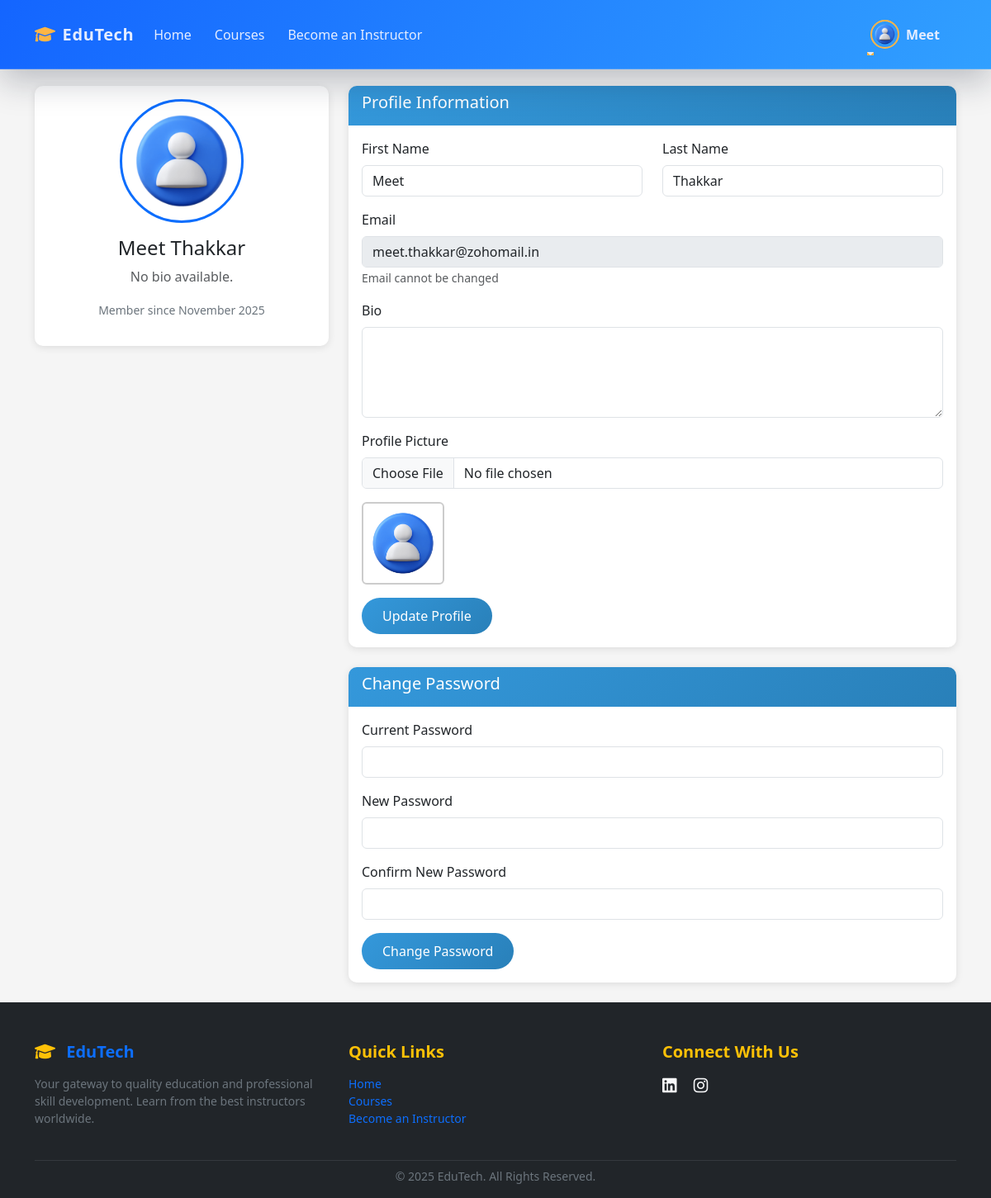
The page /profile.php (signed in) on the database its author committed.
### tables this page shows
CREATE TABLE `users` (
  `id` int(11) NOT NULL,
  `email` varchar(100) NOT NULL,
  `password` varchar(255) NOT NULL,
  `first_name` varchar(50) NOT NULL,
  `last_name` varchar(50) NOT NULL,
  `profile_picture` varchar(255) DEFAULT NULL,
  `bio` text DEFAULT NULL,
  `created_at` timestamp NOT NULL DEFAULT current_timestamp(),
  `updated_at` timestamp NOT NULL DEFAULT current_timestamp() ON UPDATE current_timestamp()
);

### includes/auth.php (called while the page is built, shortened)
<?php
function isLoggedIn() {
    return isset($_SESSION['user_id']) && !empty($_SESSION['user_id']);
}
?>

### profile.php (the view, shortened to what this page needs)
<?php
$pageTitle = "Profile";
require_once 'includes/auth.php';
include 'includes/header.php';
global $pdo;
$userId = $_SESSION['user_id'];
$userStmt = $pdo->prepare("SELECT * FROM users WHERE id = ?");
$userStmt->execute([$userId]);
$user = $userStmt->fetch(PDO::FETCH_ASSOC);
?>
<div class="container mt-4">
    <div class="row">
        <div class="col-md-4">
            <div class="card text-center">
                <div class="card-body">
                    <?php
                    $profilePath = (!empty($user['profile_picture']) && file_exists($user['profile_picture']))
                        ? htmlspecialchars($user['profile_picture'])
                        : "uploads/profile_pictures/default.png";
                    ?>
                    <img src="<?php echo $profilePath; ?>" class="rounded-circle mb-3" width="150" height="150"
                        style="object-fit: cover; border: 3px solid #0d6efd;">
                    <h4><?php echo htmlspecialchars($user['first_name'] . ' ' . $user['last_name']); ?></h4>
                    <p class="mt-2 text-muted"><?php echo htmlspecialchars($user['bio'] ?: 'No bio available.'); ?></p>
                    <p class="text-secondary"><small>Member since
                            <?php echo date('F Y', strtotime($user['created_at'])); ?></small></p>
                </div>
            </div>
        </div>
        <div class="col-md-8">
            <div class="card mb-4">
                <div class="card-header">
                    <h5>Profile Information</h5>
                </div>
                <div class="card-body">
                    <form method="POST" enctype="multipart/form-data">
                        <div class="row">
                            <div class="col-md-6 mb-3">
                                <label class="form-label">First Name</label>
                                <input type="text" name="first_name" class="form-control"
                                    value="<?php echo htmlspecialchars($user['first_name']); ?>" required>
                            </div>
                            <div class="col-md-6 mb-3">
                                <label class="form-label">Last Name</label>
                                <input type="text" name="last_name" class="form-control"
                                    value="<?php echo htmlspecialchars($user['last_name']); ?>" required>
                            </div>
                        </div>
                        <div class="mb-3">
                            <label class="form-label">Email</label>
                            <input type="email" class="form-control"
                                value="<?php echo htmlspecialchars($user['email']); ?>" disabled>
                            <small class="text-muted">Email cannot be changed</small>
                        </div>
                        <div class="mb-3">
                            <label class="form-label">Bio</label>
                            <textarea name="bio" class="form-control"
                                rows="4"><?php echo htmlspecialchars($user['bio']); ?></textarea>
                        </div>
                        <div class="mb-3">
                            <label class="form-label">Profile Picture</label>
                            <input type="file" name="profile_picture" class="form-control" accept="image/*">
                            <div class="mt-3">
                                <img src="<?php echo $profilePath; ?>" alt="Current Picture" class="rounded" width="100"
                                    height="100" style="object-fit: cover; border: 2px solid #ccc;">
                            </div>
                        </div>
                        <button type="submit" name="update_profile" class="btn btn-primary">Update Profile</button>
                    </form>
                </div>
            </div>
            <div class="card mb-4">
                <div class="card-header">
                    <h5>Change Password</h5>
                </div>
                <div class="card-body">
                    <form method="POST">
                        <div class="mb-3">
                            <label class="form-label">Current Password</label>
                            <input type="password" name="current_password" class="form-control" required>
                        </div>
                        <div class="mb-3">
                            <label class="form-label">New Password</label>
                            <input type="password" name="new_password" class="form-control" required>
                        </div>
                        <div class="mb-3">
                            <label class="form-label">Confirm New Password</label>
                            <input type="password" name="confirm_password" class="form-control" required>
                        </div>
                        <button type="submit" name="change_password" class="btn btn-primary">Change Password</button>
                    </form>
                </div>
            </div>
        </div>
    </div>
</div>
<?php include 'includes/footer.php'; ?>

### includes/header.php (shortened to what this page needs)
<?php
require_once 'config.php';
?>
<!DOCTYPE html>
<html lang="en">
<head>
    <link href="https://cdn.jsdelivr.net/npm/bootstrap@5.3.0/dist/css/bootstrap.min.css" rel="stylesheet">
    <link href="https://cdnjs.cloudflare.com/ajax/libs/font-awesome/6.0.0/css/all.min.css" rel="stylesheet">
    <link href="assets/css/style.css" rel="stylesheet">
</head>
<body>
    <nav class="navbar navbar-expand-lg navbar-edutech fixed-top py-3">
        <div class="container">
            <a class="navbar-brand fw-bold d-flex align-items-center" href="index.php">
                <i class="fas fa-graduation-cap me-2"></i> EduTech
            </a>
            <div class="collapse navbar-collapse" id="navbarNav">
                <ul class="navbar-nav me-auto align-items-md-center">
                    <li class="nav-item">
                        <a class="nav-link <?php echo ($pageTitle ?? '') === 'Home' ? 'active' : ''; ?>"
                            href="index.php">Home</a>
                    </li>
                    <li class="nav-item">
                        <a class="nav-link <?php echo ($pageTitle ?? '') === 'Courses' ? 'active' : ''; ?>"
                            href="courses.php">Courses</a>
                    </li>
                    <li class="nav-item">
                        <a class="nav-link <?php echo ($pageTitle ?? '') === 'Become Instructor' ? 'active' : ''; ?>"
                            href="request_instructor.php">Become an Instructor</a>
                    </li>
                </ul>
                <ul class="navbar-nav align-items-center gap-2">
                    <?php if (isLoggedIn()): ?>
                        <?php
                        $userId = $_SESSION['user_id'];
                        $stmt = $pdo->prepare("SELECT profile_picture, first_name FROM users WHERE id = ?");
                        $stmt->execute([$userId]);
                        $userData = $stmt->fetch(PDO::FETCH_ASSOC);
                        $profilePic = $userData['profile_picture'] ?? null;
                        $firstName = $userData['first_name'] ?? 'User';
                        $defaultPic = "uploads/profile_pictures/default.png";
                        $profilePath = (!empty($profilePic) && file_exists($profilePic))
                            ? htmlspecialchars($profilePic)
                            : $defaultPic;
                        ?>
                        <li class="nav-item dropdown d-flex align-items-center">
                            <a class="nav-link dropdown-toggle fw-semibold d-flex align-items-center" href="#"
                                id="navbarDropdown" role="button" data-bs-toggle="dropdown">
                                <img src="<?php echo $profilePath; ?>" alt="Profile Picture" class="rounded-circle me-2"
                                    style="width: 35px; height: 35px; object-fit: cover; border: 2px solid #ffb545;">
                                <?php echo htmlspecialchars($firstName); ?>
                            </a>
                        </li>
                    <?php endif; ?>
                </ul>
            </div>
        </div>
    </nav>
    <div style="height: 80px;"></div>

### assets/css/style.css (style rules this page uses)
:root { --primary-color: #3498db; --secondary-color: #2c3e50; --success-color: #27ae60; --warning-color: #f39c12; --danger-color: #e74c3c; --light-bg: #f8f9fa; --dark-bg: #343a40; }
body { font-family: 'Segoe UI', Tahoma, Geneva, Verdana, sans-serif; background-color: #f5f5f5; }
.navbar-brand { font-weight: bold; }
.card { border: none; box-shadow: 0 2px 10px rgba(0, 0, 0, 0.1); border-radius: 10px; }
.card-header { border-radius: 10px 10px 0 0 !important; background: linear-gradient(135deg, var(--primary-color), #2980b9); color: white; border: none; }
.btn-primary { background: linear-gradient(135deg, var(--primary-color), #2980b9); border: none; border-radius: 25px; padding: 10px 25px; }

### includes/header.php (style rules this page uses)
:root { --nav-blue-start: #0f62ff; --nav-blue-end: #2d9eff; --nav-text-main: #0f172a; --nav-text-muted: #64748b; }
body { font-family: 'Poppins', system-ui, -apple-system, BlinkMacSystemFont, 'Segoe UI', sans-serif; }
.navbar-edutech { background: linear-gradient(120deg, rgba(15, 98, 255, 0.98), rgba(45, 158, 255, 0.98)); backdrop-filter: blur(14px); box-shadow: 0 14px 40px rgba(15, 23, 42, 0.25); border-bottom: 1px solid rgba(255, 255, 255, 0.18); }
.navbar-edutech .navbar-brand { color: #e5edff !important; letter-spacing: 0.03em; }
.navbar-edutech .navbar-brand i { color: #ffb545 !important; }
.navbar-edutech .nav-link { color: #e5edff !important; font-weight: 500; margin-right: .75rem; position: relative; }
.navbar-edutech .nav-link::after { content: ''; position: absolute; left: 0; bottom: 0; width: 0; height: 2px; background: #ffb545; transition: width .2s ease; }

### rows shown on the page
users: first_name "Meet", first_name+last_name "Meet Thakkar", bio "No bio available.", created_at "November 2025", last_name "Thakkar", email "meet.thakkar@zohomail.in"
